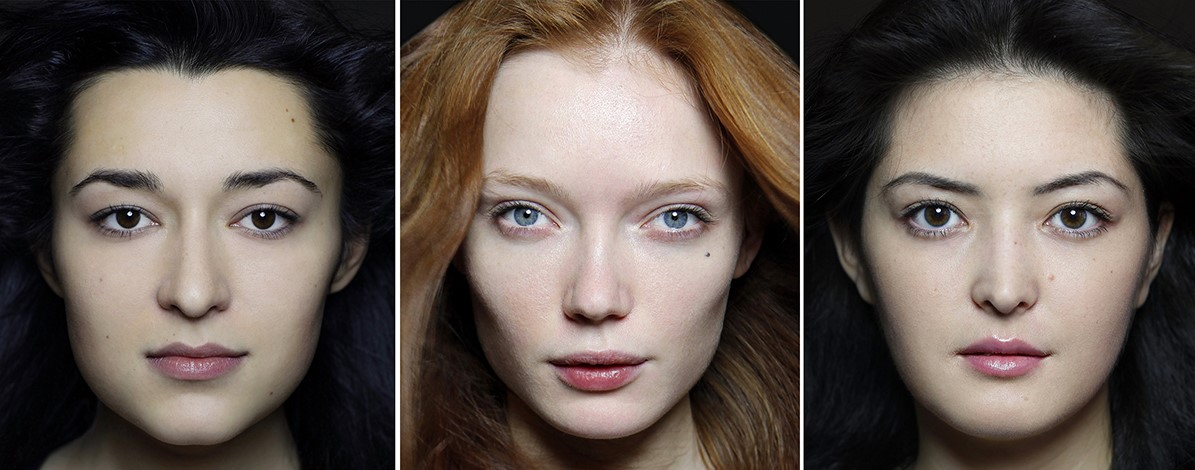
#> input picture data/faces.jpg, 1195 x 470 px
$ python 18_face_detection.py
#> lines starting #> are read from the running program, lines starting #| are printed output that depends on the picture
import os
import cv2

pth = os.path.join(os.getcwd(), "data")
img = cv2.imread(pth + "/faces.jpg")
#> img is the input picture: shape (470, 1195, 3); mean B, G, R 81.7, 88.8, 100.6

# ############# for beautiful output #############
c = 0.6
h, w = int(img.shape[0] * c), int(img.shape[1] * c)
#> h = 282; w = 717
img = cv2.resize(img, (w, h))
#> img: shape (282, 717, 3)
# ################################################

cv2.imshow("Original image", img)
cv2.waitKey(3000)
cv2.destroyAllWindows()

# face detection
faceDetect = img.copy()
gray = cv2.cvtColor(faceDetect, cv2.COLOR_BGR2GRAY)
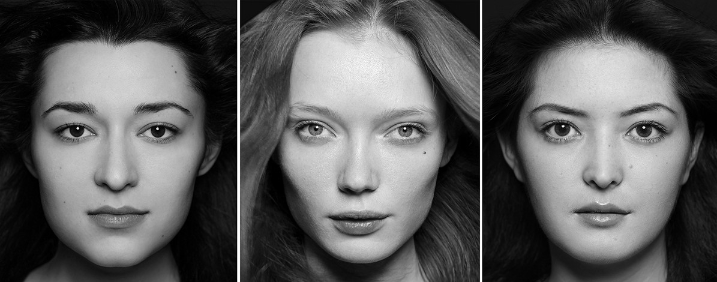
#> gray: shape (282, 717); min 0, max 255, mean 91.5
face_cascade = cv2.CascadeClassifier(cv2.data.haarcascades + "haarcascade_frontalface_default.xml")
faces = face_cascade.detectMultiScale(gray, scaleFactor=3, minNeighbors=5, minSize=(10, 10))
#> faces = [[16, 46, 216, 216], [252, 44, 216, 216], [490, 42, 216, 216]]
for (x, y, w, h) in faces:
    cv2.rectangle(faceDetect, (x, y), (x+w, y+h), (0, 255, 0), 2)
    cv2.putText(faceDetect, "face", (x+w//2-30, y+5), cv2.FONT_HERSHEY_SIMPLEX, 0.8, (255, 0, 0), 2)
#> this loop made 3 passes
#> (x, y) on passes 1 to 3: (16, 46), (252, 44), (490, 42)
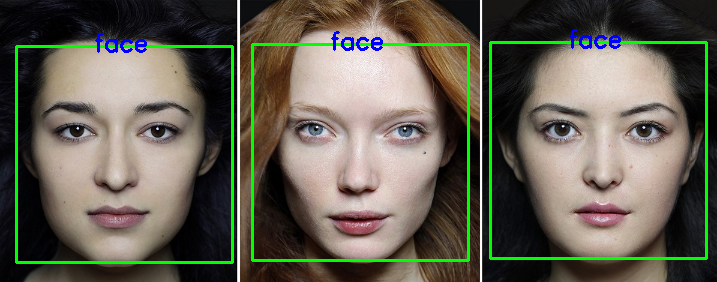
#> faceDetect: shape (282, 717, 3); mean B, G, R 80.8, 95.7, 97.7
cv2.imshow("Faces detected", faceDetect)
cv2.waitKey(3000)
cv2.destroyAllWindows()

# eyes detection
eyesDetect = img.copy()
gray = cv2.cvtColor(eyesDetect, cv2.COLOR_BGR2GRAY)
eye_cascade = cv2.CascadeClassifier(cv2.data.haarcascades + "haarcascade_eye.xml")
eyes = eye_cascade.detectMultiScale(gray, scaleFactor=3, minNeighbors=5, minSize=(10, 10))
#> eyes = [[45, 100, 60, 60], [127, 102, 60, 60], [285, 95, 60, 60], [532, 99, 60, 60], [610, 100, 60, 60], [372, 100, 60, 60]]
for (ex, ey, ew, eh) in eyes:
    cv2.ellipse(eyesDetect, (ex + ew // 2, ey + eh // 2), (23, 13), 0, 0, 360, (0, 255, 0), 2)
    cv2.putText(eyesDetect, "eye", (ex+ew//2-10, ey+eh), cv2.FONT_HERSHEY_SIMPLEX, 0.5, (255, 0, 0), 1)
#> this loop made 6 passes
#> (ex, ey) on passes 1 to 6: (45, 100), (127, 102), (285, 95), (532, 99), (610, 100), (372, 100)
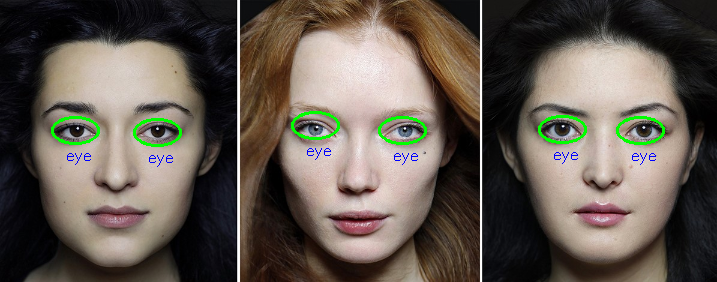
#> eyesDetect: shape (282, 717, 3); mean B, G, R 80.5, 89.6, 98.6
cv2.imshow("Eyes detected", eyesDetect)
cv2.waitKey(3000)
cv2.destroyAllWindows()

# blur face
blurFace = img.copy()
gray = cv2.cvtColor(blurFace, cv2.COLOR_BGR2GRAY)
face_cascade = cv2.CascadeClassifier(cv2.data.haarcascades + "haarcascade_frontalface_default.xml")
faces = face_cascade.detectMultiScale(gray, scaleFactor=3, minNeighbors=5, minSize=(10, 10))
for (x, y, w, h) in faces:
    # find area of face
    face = blurFace[y:y + h, x:x + w]
    height, width = face.shape[:2]
    dw = int(width // 3)
    dh = int(height // 3)

    if dw % 2 == 0:
        dw -= 1

    if dh % 2 == 0:
        dh -= 1

    # make blur
    blurFace[y:y + h, x:x + w] = cv2.GaussianBlur(face, (dw, dh), 0)
#> this loop made 3 passes
#> pass 1, `face = blurFace[y:y + h, x:x + w]`:
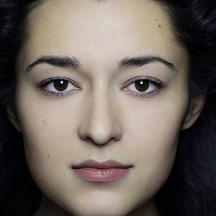
#> face: shape (216, 216, 3); mean B, G, R 93.4, 100.7, 110.8
#> after the loop:
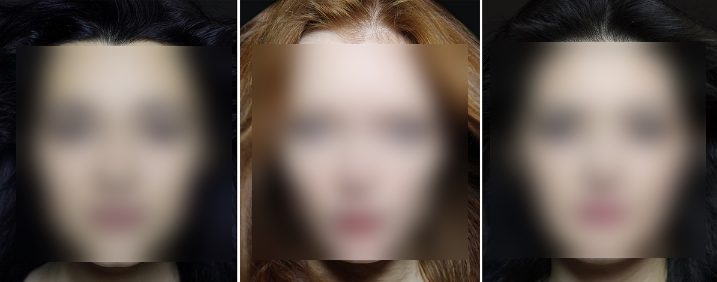
#> blurFace: shape (282, 717, 3); mean B, G, R 81.7, 88.8, 100.6
#> after the loop:
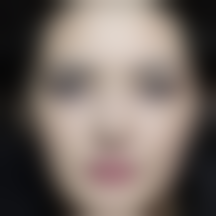
#> face: shape (216, 216, 3); mean B, G, R 99.7, 106.4, 117.6

cv2.imshow("Blurred faces", blurFace)
cv2.waitKey(3000)
cv2.destroyAllWindows()

# beautiful output
cv2.imshow("Faces detected Eyes detected Blurred faces", cv2.vconcat([
    cv2.hconcat([img, faceDetect]),
    cv2.hconcat([eyesDetect, blurFace])
]))
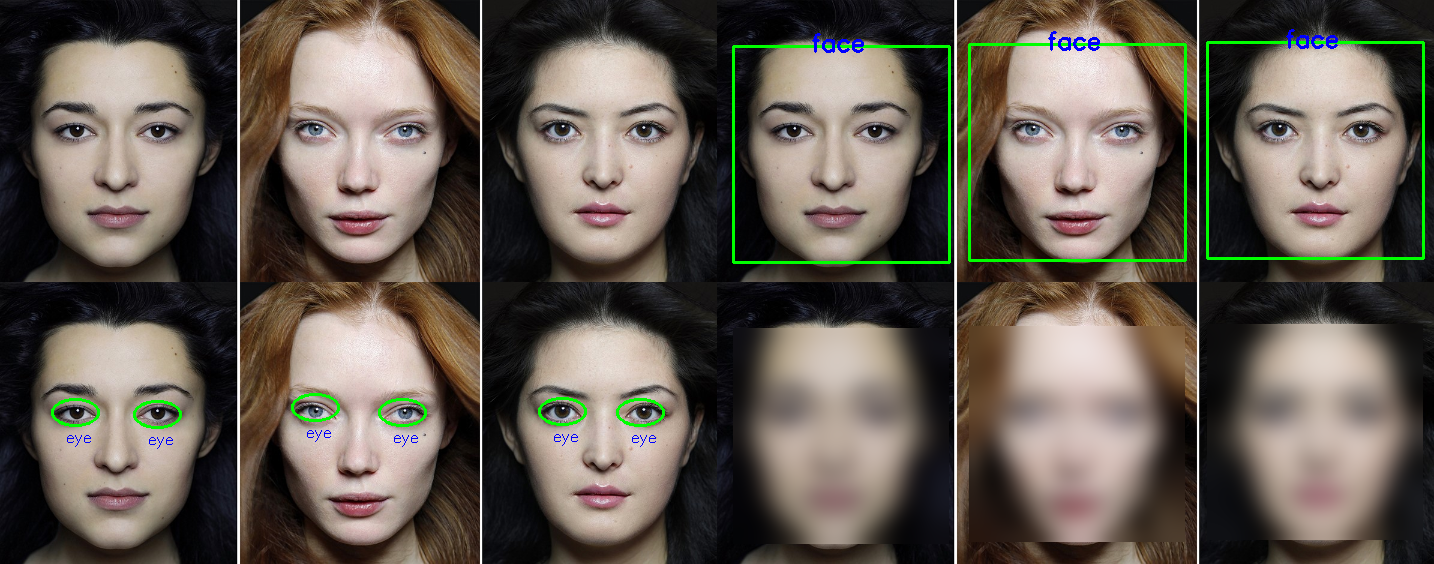
#> window 'Faces detected Eyes detected B': shape (564, 1434, 3); mean B, G, R 81.1, 90.7, 99.4
cv2.waitKey(0)
cv2.destroyAllWindows()
